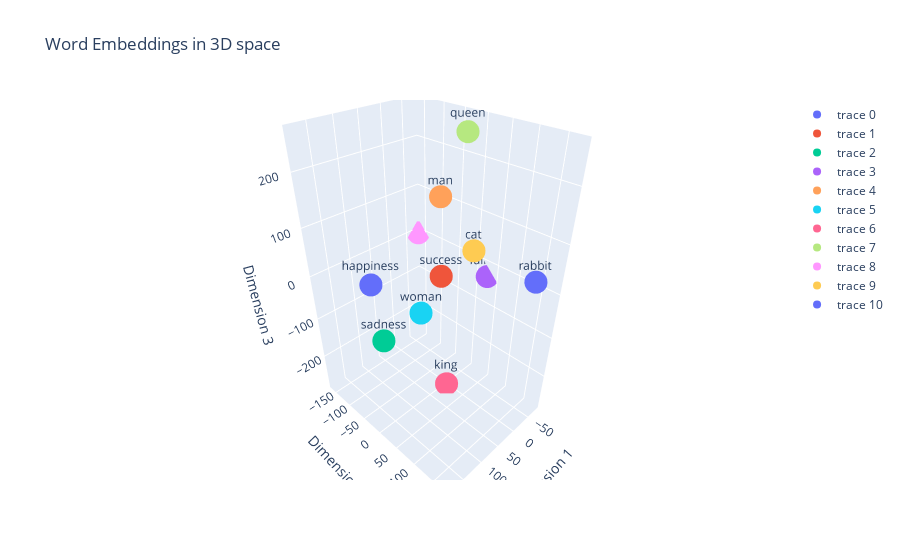

Source (notebook cell):
### Markdown cell above
For the second part of the question , the first thing that came into my mind was dot product. Higher the dot product of two high dimensional vectors , more similar they are. But after searching in google I came to know that there is something called cosine similarity , which is an extended version of dot product (i.e. dotproduct divided by the product of magnitude of it's vectors).
cosine similary is better because , it gives normalised values whereas dot product can give large values and it becomes harder for us to notice the similarity. Hence cosine similarity is the metric used in identifying similar embeddings
Below are few corpus of words and their embeddings and how well they are related to each other can be seen from the values obtained after applying the metrics.

https://medium.com/@arjunprakash027/understanding-cosine-similarity-a-key-concept-in-data-science-72a0fcc57599
https://www.youtube.com/watch?v=wjZofJX0v4M

### Code cell
# below code is GPT generated and  I have modified it.Only the syntax is from ChatGPT , idea to include animals and comapare between them is mine
import gensim.downloader as api
import numpy as np
from sklearn.manifold import TSNE
import plotly.graph_objects as go

# Function to calculate cosine similarity
def cosine_similarity(v1, v2):
    dot_product = np.dot(v1, v2)
    norm_v1 = np.linalg.norm(v1)
    norm_v2 = np.linalg.norm(v2) #norm is the absolute value of the vector or the magnitude of the vector
    return dot_product / (norm_v1 * norm_v2)

#corpus of words
words = ['happiness', 'success', 'sadness', 'failure','man','woman','king','queen' , 'dog', 'cat', 'rabbit']

# Convert these words into embeddings using a pre-trained word embedding model
# Load pre-trained word vectors
model = api.load("glove-wiki-gigaword-100")
embeddings = np.array([model[word] for word in words])
tsne = TSNE(n_components=3, random_state=42 , perplexity = 3)
embeddings_3d = tsne.fit_transform(embeddings)
fig = go.Figure()

for i, word in enumerate(words):
    fig.add_trace(go.Scatter3d(
        x=[embeddings_3d[i, 0]],
        y=[embeddings_3d[i, 1]],
        z=[embeddings_3d[i, 2]],
        text=[word],
        mode='markers+text',
        marker=dict(size=8),
        textposition='top center'
    ))

fig.update_layout(
    title='Word Embeddings in 3D space',
    scene=dict(
        xaxis_title='Dimension 1',
        yaxis_title='Dimension 2',
        zaxis_title='Dimension 3'
    )
)

fig.show()

### Figure 1 — Plotly figure (JSON) as saved in the notebook; plotly's stock layout.template omitted (floating-point values rounded to 4 significant figures)
{"data": [{"marker": {"size": 8}, "mode": "markers+text", "text": ["happiness"], "textposition": "top center", "type": "scatter3d", "x": [145.3], "y": [-48.86], "z": [20.08]}, {"marker": {"size": 8}, "mode": "markers+text", "text": ["success"], "textposition": "top center", "type": "scatter3d", "x": [13.31], "y": [-7.753], "z": [-4.613]}, {"marker": {"size": 8}, "mode": "markers+text", "text": ["sadness"], "textposition": "top center", "type": "scatter3d", "x": [182.7], "y": [24.65], "z": [-38.28]}, {"marker": {"size": 8}, "mode": "markers+text", "text": ["failure"], "textposition": "top center", "type": "scatter3d", "x": [-77.81], "y": [30.58], "z": [-29.9]}, {"marker": {"size": 8}, "mode": "markers+text", "text": ["man"], "textposition": "top center", "type": "scatter3d", "x": [-51.85], "y": [-74.27], "z": [113.5]}, {"marker": {"size": 8}, "mode": "markers+text", "text": ["woman"], "textposition": "top center", "type": "scatter3d", "x": [3.801], "y": [-74.66], "z": [-134.3]}, {"marker": {"size": 8}, "mode": "markers+text", "text": ["king"], "textposition": "top center", "type": "scatter3d", "x": [13.36], "y": [13.0], "z": [-276.2]}, {"marker": {"size": 8}, "mode": "markers+text", "text": ["queen"], "textposition": "top center", "type": "scatter3d", "x": [-24.94], "y": [9.309], "z": [257.0]}, {"marker": {"size": 8}, "mode": "markers+text", "text": ["dog"], "textposition": "top center", "type": "scatter3d", "x": [-74.16], "y": [-161.5], "z": [-4.329]}, {"marker": {"size": 8}, "mode": "markers+text", "text": ["cat"], "textposition": "top center", "type": "scatter3d", "x": [52.48], "y": [98.4], "z": [110.5]}, {"marker": {"size": 8}, "mode": "markers+text", "text": ["rabbit"], "textposition": "top center", "type": "scatter3d", "x": [-13.79], "y": [175.1], "z": [57.1]}], "layout": {"scene": {"xaxis": {"title": {"text": "Dimension 1"}}, "yaxis": {"title": {"text": "Dimension 2"}}, "zaxis": {"title": {"text": "Dimension 3"}}}, "title": {"text": "Word Embeddings in 3D space"}}}
